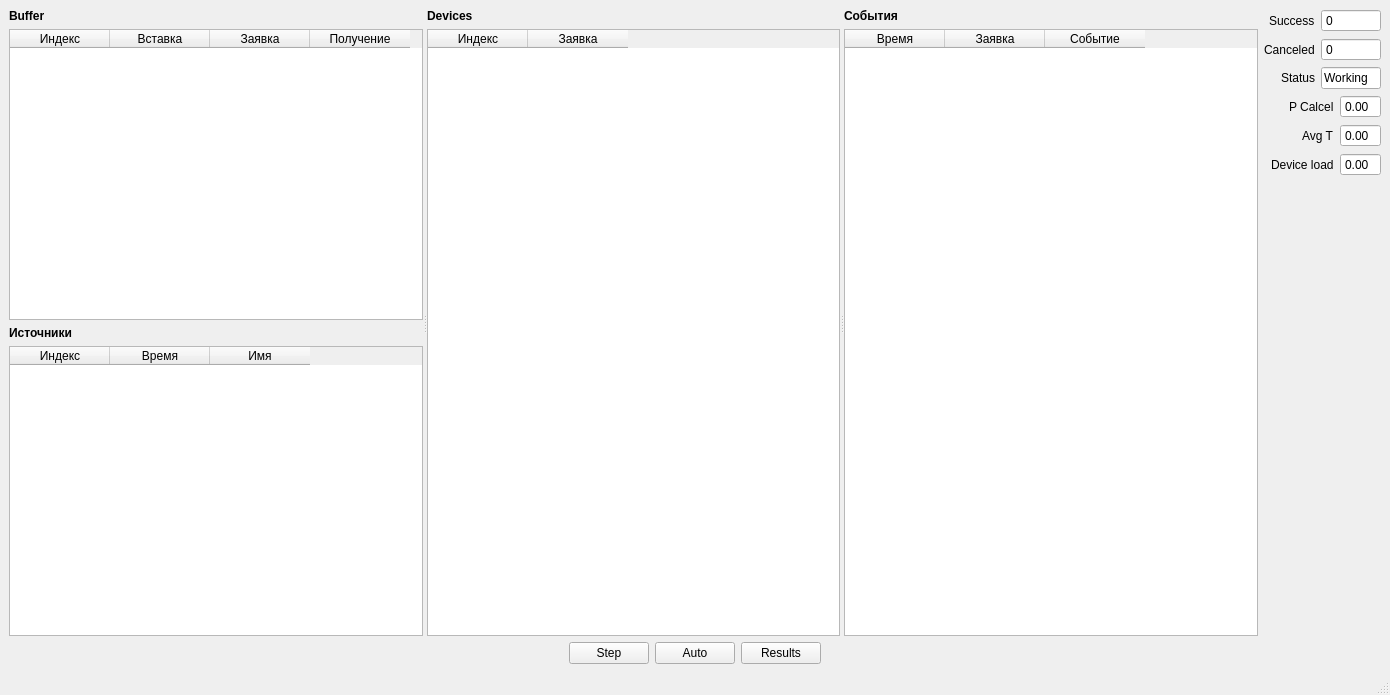
<?xml version="1.0" encoding="UTF-8"?>
<ui version="4.0">
 <class>MainWindow</class>
 <widget class="QMainWindow" name="MainWindow">
  <property name="geometry">
   <rect>
    <x>0</x>
    <y>0</y>
    <width>1390</width>
    <height>695</height>
   </rect>
  </property>
  <property name="windowTitle">
   <string>MainWindow</string>
  </property>
  <widget class="QWidget" name="centralwidget">
   <layout class="QHBoxLayout" name="horizontalLayout_3">
    <item>
     <layout class="QVBoxLayout" name="verticalLayout_7">
      <item>
       <layout class="QHBoxLayout" name="horizontalLayout_2" stretch="1,0">
        <item>
         <widget class="QSplitter" name="splitter">
          <property name="orientation">
           <enum>Qt::Horizontal</enum>
          </property>
          <widget class="QWidget" name="verticalLayoutWidget">
           <layout class="QVBoxLayout" name="verticalLayout_3">
            <item>
             <widget class="QLabel" name="label">
              <property name="text">
               <string>&lt;b&gt;Buffer&lt;/b&gt;</string>
              </property>
             </widget>
            </item>
            <item>
             <widget class="QTableWidget" name="bufferTable">
              <property name="minimumSize">
               <size>
                <width>10</width>
                <height>0</height>
               </size>
              </property>
              <column>
               <property name="text">
                <string>Индекс</string>
               </property>
              </column>
              <column>
               <property name="text">
                <string>Вставка</string>
               </property>
              </column>
              <column>
               <property name="text">
                <string>Заявка</string>
               </property>
              </column>
              <column>
               <property name="text">
                <string>Получение</string>
               </property>
              </column>
             </widget>
            </item>
            <item>
             <widget class="QLabel" name="label_4">
              <property name="text">
               <string>&lt;html&gt;&lt;head/&gt;&lt;body&gt;&lt;p&gt;&lt;span style=&quot; font-weight:700;&quot;&gt;Источники&lt;/span&gt;&lt;/p&gt;&lt;/body&gt;&lt;/html&gt;</string>
              </property>
             </widget>
            </item>
            <item>
             <widget class="QTableWidget" name="clientsTable">
              <property name="minimumSize">
               <size>
                <width>10</width>
                <height>0</height>
               </size>
              </property>
              <column>
               <property name="text">
                <string>Индекс</string>
               </property>
              </column>
              <column>
               <property name="text">
                <string>Время</string>
               </property>
              </column>
              <column>
               <property name="text">
                <string>Имя</string>
               </property>
              </column>
             </widget>
            </item>
           </layout>
          </widget>
          <widget class="QWidget" name="verticalLayoutWidget_2">
           <layout class="QVBoxLayout" name="verticalLayout_4">
            <item>
             <widget class="QLabel" name="label_3">
              <property name="text">
               <string>&lt;b&gt;Devices&lt;/b&gt;</string>
              </property>
             </widget>
            </item>
            <item>
             <widget class="QTableWidget" name="devicesTable">
              <property name="minimumSize">
               <size>
                <width>10</width>
                <height>0</height>
               </size>
              </property>
              <column>
               <property name="text">
                <string>Индекс</string>
               </property>
              </column>
              <column>
               <property name="text">
                <string>Заявка</string>
               </property>
              </column>
             </widget>
            </item>
           </layout>
          </widget>
          <widget class="QWidget" name="layoutWidget">
           <layout class="QVBoxLayout" name="verticalLayout">
            <item>
             <widget class="QLabel" name="label_7">
              <property name="text">
               <string>&lt;b&gt;События&lt;/b&gt;</string>
              </property>
             </widget>
            </item>
            <item>
             <widget class="QTableWidget" name="eventsTable">
              <property name="minimumSize">
               <size>
                <width>10</width>
                <height>0</height>
               </size>
              </property>
              <column>
               <property name="text">
                <string>Время</string>
               </property>
              </column>
              <column>
               <property name="text">
                <string>Заявка</string>
               </property>
              </column>
              <column>
               <property name="text">
                <string>Событие</string>
               </property>
              </column>
             </widget>
            </item>
           </layout>
          </widget>
         </widget>
        </item>
        <item>
         <layout class="QVBoxLayout" name="verticalLayout_2">
          <property name="rightMargin">
           <number>0</number>
          </property>
          <item>
           <layout class="QHBoxLayout" name="horizontalLayout_4">
            <item>
             <spacer name="horizontalSpacer_3">
              <property name="orientation">
               <enum>Qt::Horizontal</enum>
              </property>
              <property name="sizeHint" stdset="0">
               <size>
                <width>0</width>
                <height>20</height>
               </size>
              </property>
             </spacer>
            </item>
            <item>
             <widget class="QLabel" name="label_2">
              <property name="text">
               <string>Success</string>
              </property>
             </widget>
            </item>
            <item>
             <widget class="QSpinBox" name="successSpin">
              <property name="minimumSize">
               <size>
                <width>60</width>
                <height>0</height>
               </size>
              </property>
              <property name="readOnly">
               <bool>true</bool>
              </property>
              <property name="buttonSymbols">
               <enum>QAbstractSpinBox::NoButtons</enum>
              </property>
              <property name="maximum">
               <number>99999</number>
              </property>
             </widget>
            </item>
           </layout>
          </item>
          <item>
           <layout class="QHBoxLayout" name="horizontalLayout_7">
            <item>
             <spacer name="horizontalSpacer_4">
              <property name="orientation">
               <enum>Qt::Horizontal</enum>
              </property>
              <property name="sizeHint" stdset="0">
               <size>
                <width>0</width>
                <height>20</height>
               </size>
              </property>
             </spacer>
            </item>
            <item>
             <widget class="QLabel" name="label_5">
              <property name="text">
               <string>Canceled</string>
              </property>
             </widget>
            </item>
            <item>
             <widget class="QSpinBox" name="calceledSpin">
              <property name="minimumSize">
               <size>
                <width>60</width>
                <height>0</height>
               </size>
              </property>
              <property name="readOnly">
               <bool>true</bool>
              </property>
              <property name="buttonSymbols">
               <enum>QAbstractSpinBox::NoButtons</enum>
              </property>
              <property name="maximum">
               <number>99999</number>
              </property>
             </widget>
            </item>
           </layout>
          </item>
          <item>
           <layout class="QHBoxLayout" name="horizontalLayout_8">
            <item>
             <spacer name="horizontalSpacer_6">
              <property name="orientation">
               <enum>Qt::Horizontal</enum>
              </property>
              <property name="sizeHint" stdset="0">
               <size>
                <width>0</width>
                <height>20</height>
               </size>
              </property>
             </spacer>
            </item>
            <item>
             <widget class="QLabel" name="label_6">
              <property name="text">
               <string>Status</string>
              </property>
             </widget>
            </item>
            <item>
             <widget class="QLineEdit" name="statusLine">
              <property name="maximumSize">
               <size>
                <width>60</width>
                <height>16777215</height>
               </size>
              </property>
              <property name="text">
               <string>Working</string>
              </property>
              <property name="readOnly">
               <bool>true</bool>
              </property>
             </widget>
            </item>
           </layout>
          </item>
          <item>
           <layout class="QHBoxLayout" name="horizontalLayout_10">
            <item>
             <spacer name="horizontalSpacer_8">
              <property name="orientation">
               <enum>Qt::Horizontal</enum>
              </property>
              <property name="sizeHint" stdset="0">
               <size>
                <width>0</width>
                <height>20</height>
               </size>
              </property>
             </spacer>
            </item>
            <item>
             <widget class="QLabel" name="label_9">
              <property name="text">
               <string>P Calcel</string>
              </property>
             </widget>
            </item>
            <item>
             <widget class="QDoubleSpinBox" name="calcelProbSpin">
              <property name="readOnly">
               <bool>true</bool>
              </property>
              <property name="buttonSymbols">
               <enum>QAbstractSpinBox::NoButtons</enum>
              </property>
             </widget>
            </item>
           </layout>
          </item>
          <item>
           <layout class="QHBoxLayout" name="horizontalLayout_17">
            <item>
             <spacer name="horizontalSpacer_16">
              <property name="orientation">
               <enum>Qt::Horizontal</enum>
              </property>
              <property name="sizeHint" stdset="0">
               <size>
                <width>0</width>
                <height>20</height>
               </size>
              </property>
             </spacer>
            </item>
            <item>
             <widget class="QLabel" name="label_17">
              <property name="text">
               <string>Avg T</string>
              </property>
             </widget>
            </item>
            <item>
             <widget class="QDoubleSpinBox" name="avgTimeSpin">
              <property name="readOnly">
               <bool>true</bool>
              </property>
              <property name="buttonSymbols">
               <enum>QAbstractSpinBox::NoButtons</enum>
              </property>
             </widget>
            </item>
           </layout>
          </item>
          <item>
           <layout class="QHBoxLayout" name="horizontalLayout_23">
            <item>
             <spacer name="horizontalSpacer_22">
              <property name="orientation">
               <enum>Qt::Horizontal</enum>
              </property>
              <property name="sizeHint" stdset="0">
               <size>
                <width>0</width>
                <height>20</height>
               </size>
              </property>
             </spacer>
            </item>
            <item>
             <widget class="QLabel" name="label_23">
              <property name="text">
               <string>Device load</string>
              </property>
             </widget>
            </item>
            <item>
             <widget class="QDoubleSpinBox" name="deviceLoadSpin">
              <property name="readOnly">
               <bool>true</bool>
              </property>
              <property name="buttonSymbols">
               <enum>QAbstractSpinBox::NoButtons</enum>
              </property>
             </widget>
            </item>
           </layout>
          </item>
          <item>
           <spacer name="verticalSpacer">
            <property name="orientation">
             <enum>Qt::Vertical</enum>
            </property>
            <property name="sizeHint" stdset="0">
             <size>
              <width>20</width>
              <height>40</height>
             </size>
            </property>
           </spacer>
          </item>
         </layout>
        </item>
       </layout>
      </item>
      <item>
       <layout class="QHBoxLayout" name="horizontalLayout">
        <item>
         <spacer name="horizontalSpacer">
          <property name="orientation">
           <enum>Qt::Horizontal</enum>
          </property>
          <property name="sizeHint" stdset="0">
           <size>
            <width>40</width>
            <height>20</height>
           </size>
          </property>
         </spacer>
        </item>
        <item>
         <widget class="QPushButton" name="stepBtn">
          <property name="text">
           <string>Step</string>
          </property>
         </widget>
        </item>
        <item>
         <widget class="QPushButton" name="autoBtn">
          <property name="text">
           <string>Auto</string>
          </property>
         </widget>
        </item>
        <item>
         <widget class="QPushButton" name="resultsBtn">
          <property name="text">
           <string>Results</string>
          </property>
         </widget>
        </item>
        <item>
         <spacer name="horizontalSpacer_2">
          <property name="orientation">
           <enum>Qt::Horizontal</enum>
          </property>
          <property name="sizeHint" stdset="0">
           <size>
            <width>40</width>
            <height>20</height>
           </size>
          </property>
         </spacer>
        </item>
       </layout>
      </item>
     </layout>
    </item>
   </layout>
  </widget>
  <widget class="QMenuBar" name="menubar">
   <property name="geometry">
    <rect>
     <x>0</x>
     <y>0</y>
     <width>1390</width>
     <height>22</height>
    </rect>
   </property>
  </widget>
  <widget class="QStatusBar" name="statusbar"/>
 </widget>
 <resources/>
 <connections/>
</ui>
